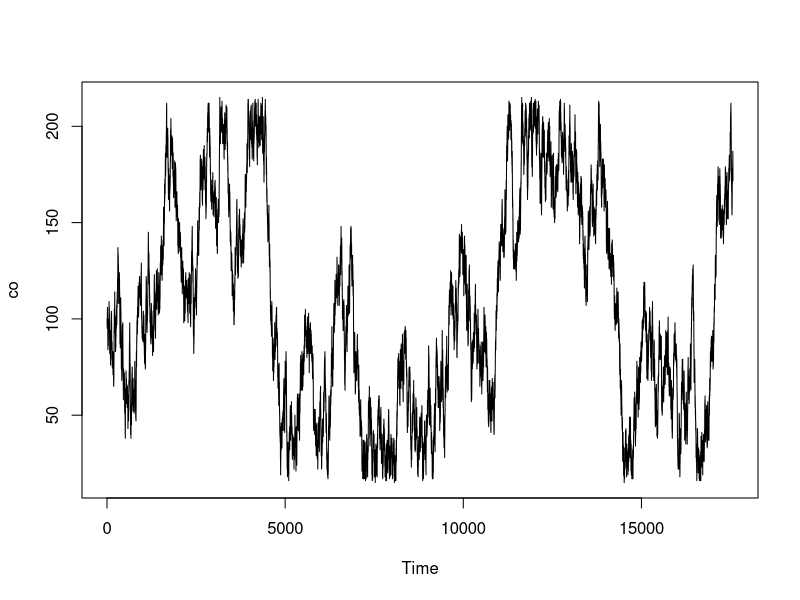

Write R code to recreate this figure. (Note: this script raises an error after producing the figure.)
#################################################
#Data Modelling on Pollution data 

################################################

################################################
#Necessary Libraries:
library(ggplot2)
library(corrplot)
library(gridExtra)
library(dplyr)
library(tidyr)
library(forecast)
library(tseries)
library(stats)

################################################
# Get the current working directory
path <- getwd()

# Set the working directory to the "data" directory
# setwd(paste0(path, "/data"))

# Read the CSV file into a data frame
data <- read.csv("pollutionData209960.csv")


#removing missing valued rows
df_clean <- data[complete.cases(data$carbon_monoxide), ]
data=df_clean

#parsing in to date and time format
data$timestamp <- as.POSIXct(data$timestamp)






#Data Splitting into train and test
set.seed(122)
train_loc <- sample(nrow(data), floor(nrow(data)*0.8))#80% for training
train_data=data[train_loc,]
test_data=data[-train_loc,]


#Dimensions of training data split
print(dim(train_data))
#[1] 14054     8
#Dimensions of testing data split
print(dim(test_data))
#[1] 3514    8

#time series plot of data
plot(as.numeric(data$carbon_monoxide),type = 'l', xlab='Time',ylab='co')


#Fitting ARIMA model 
series_data <- ts(train_data$carbon_monoxide, frequency = 288, start = c(2014, 8, 1))

# Fit an ARIMA model with (1,1,1) values of p,q,r
arima_model_1 <- arima(ts_data, order = c(1, 1, 1))

# View the model summary
summary(arima_model_1)
#MAPE=3.779252
##############################################################################

# Fit an ARIMA model with (1,2,2) values of p,q,r
arima_model_2 <- arima(ts_data, order = c(1,2,2))

# View the model summary
summary(arima_model_2)

#MAPE=3.77436 
##############################################################################

# Fit an ARIMA model with (2,1,2) values of p,q,r
arima_model_3 <- arima(ts_data, order = c(2, 1, 2))

# View the model summary
summary(arima_model_3)
#MAPE=3.779084
##############################################################################

# Fit an ARIMA model with (3,1,1) values of p,q,r
arima_model_4 <- arima(ts_data, order = c(3,1,1))

# View the model summary
summary(arima_model_4)
#MAPE=3.777577
##############################################################################

